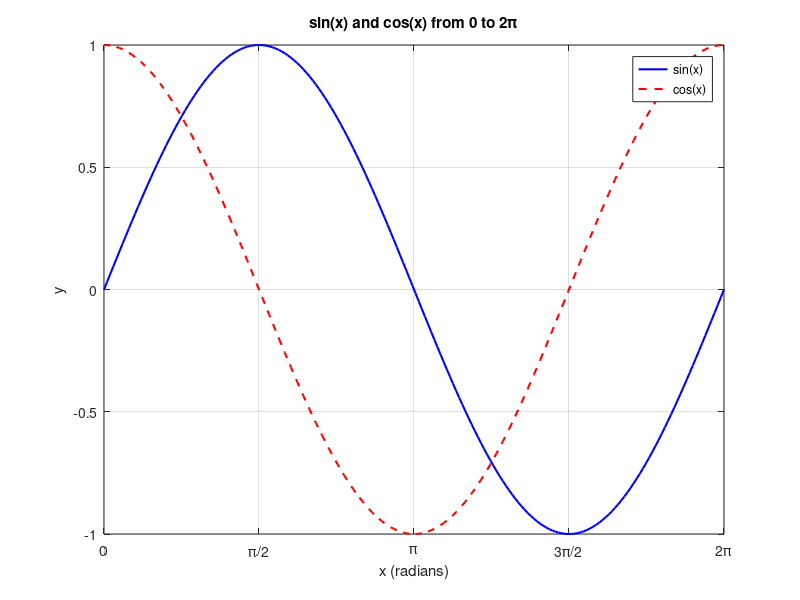

Source code (MATLAB):
% sine_plot.m
% Plots sin(x) and cos(x) from 0 to 2*pi on the same graph.

clear; clc; close all;                  % Clear the workspace, clear the command window, and close open figures

x = linspace(0, 2*pi, 200);             % Create 200 evenly spaced points from 0 to 2*pi
y_sin = sin(x);                         % Compute the sine of each x value
y_cos = cos(x);                         % Compute the cosine of each x value

figure;                                 % Open a new figure window
plot(x, y_sin, 'b-', 'LineWidth', 1.5); % Plot sin(x) as a solid blue line
hold on;                                % Keep the current plot so the next plot is added to it
plot(x, y_cos, 'r--', 'LineWidth', 1.5);% Plot cos(x) as a dashed red line
hold off;                               % Release the plot so future plots replace it

xlim([0 2*pi]);                         % Limit the x-axis to the range 0 to 2*pi
xticks(0:pi/2:2*pi);                    % Place x-axis ticks at multiples of pi/2
xticklabels({'0', '\pi/2', '\pi', '3\pi/2', '2\pi'}); % Label the ticks in terms of pi
grid on;                                % Show grid lines to make values easier to read

xlabel('x (radians)');                  % Label the x-axis
ylabel('y');                            % Label the y-axis
title('sin(x) and cos(x) from 0 to 2\pi'); % Add a title to the graph
legend('sin(x)', 'cos(x)', 'Location', 'best'); % Add a legend identifying each curve
